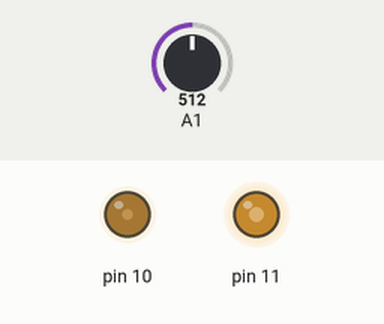
This sketch was run on a simulated Arduino Uno, built with avr-gcc and run on an emulated ATmega328P. Shown: output pins drawn as LEDs (lit = HIGH). The test bench sets the inputs (shaded band); at power-on: A1 = 512.

Above: at 1.2 s.
1.3 s: A1 set to 716
At 2.5 s:
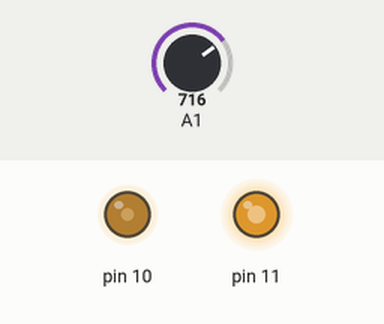
2.8 s: A1 set to 900
At 3.7 s:
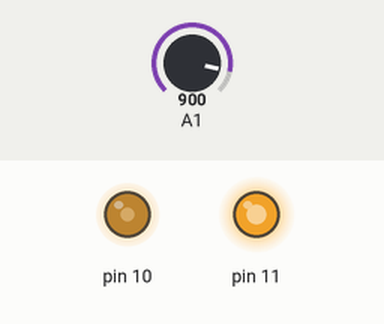
4.3 s: A1 set to 122
At 4.9 s:
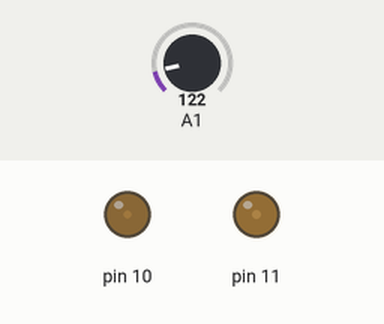
5.8 s: A1 set to 0
At 7.0 s:
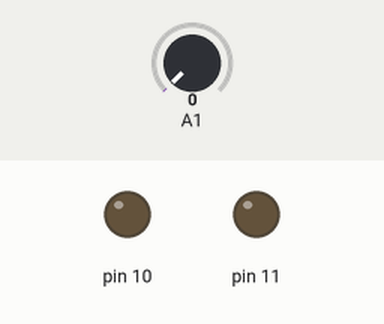
7.3 s: A1 set to 511
At 8.4 s:
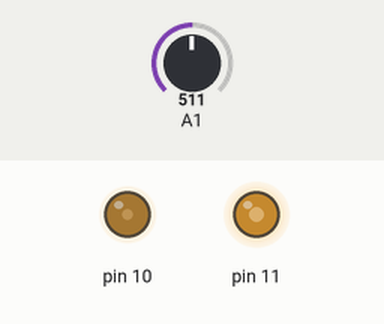
Timing chart, 0 to 9.8 s (numbered marks = the images above; inputs shaded):
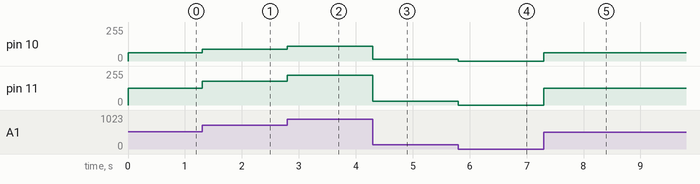

The sketch:

RGB_LED_Brightness_Control.ino
```cpp
void setup() {
  // put your setup code here, to run once:

}

void loop() {
  // put your main code here, to run repeatedly:
  int pinA1 = analogRead(A1);

  //map함수 비율에 따라 조절해줌 본범위 => 변경범위 순으로 작성
  int blueValue = map(pinA1, 0, 1023, 0, 255);
  analogWrite(11, blueValue);
  int greenValue = map(pinA1, 0, 1023, 0, 125);
  analogWrite(10, greenValue);

  // 0V ~ 2.5V ~ 5V 읽음 (아날로그 입력)
  // ("0") ("512") ("1023")
  // 1024단계의 전압(0~5V)을 표현


}
```

Measured:
- after the input at 1.3 s, pin 10: 62/255 → 87/255 at once; pin 11: 127/255 → 178/255 at once
- after the input at 2.8 s, pin 10: 87/255 → 109/255 at once; pin 11: 178/255 → 224/255 at once
- after the input at 4.3 s, pin 10: 109/255 → 14/255 at once; pin 11: 224/255 → 30/255 at once
- after the input at 5.8 s, pin 10: 14/255 → 0/255 at once; pin 11: 30/255 → 0/255 at once
- after the input at 7.3 s, pin 10: 0/255 → 62/255 at once; pin 11: 0/255 → 127/255 at once
